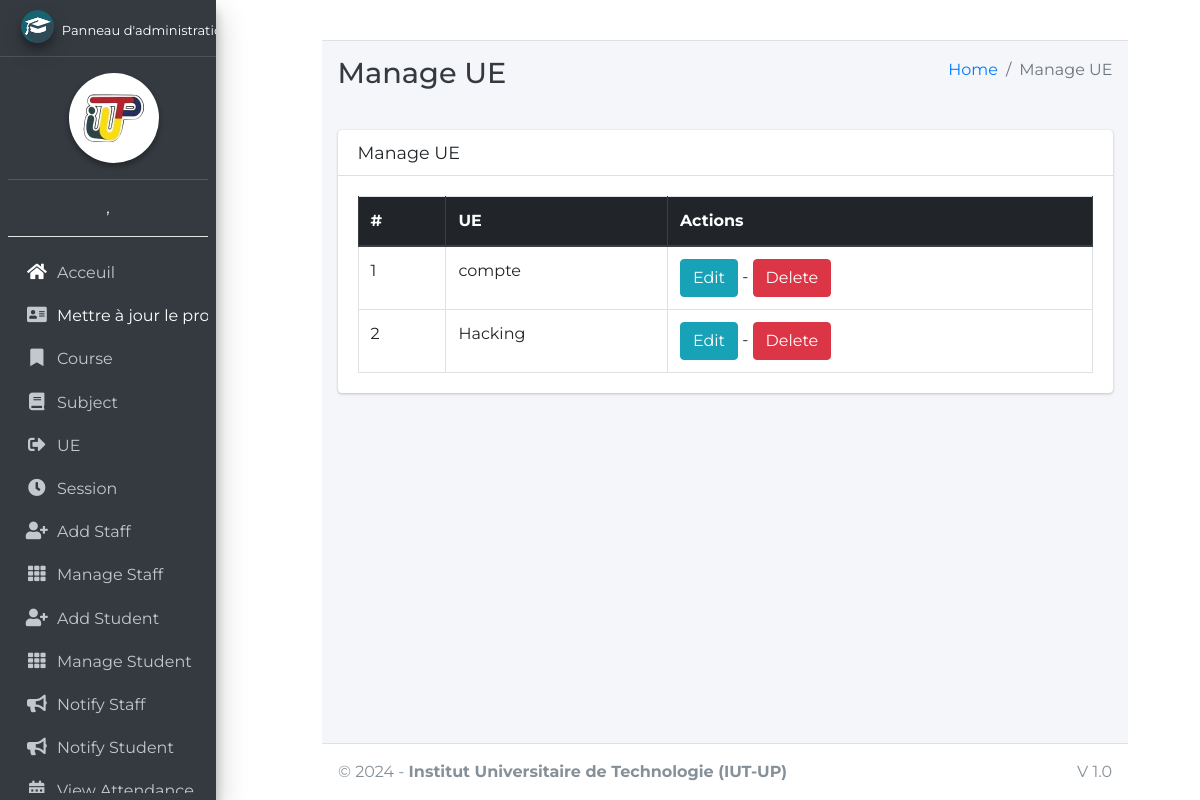
The app's page /ue/manage/ (signed in), older data.
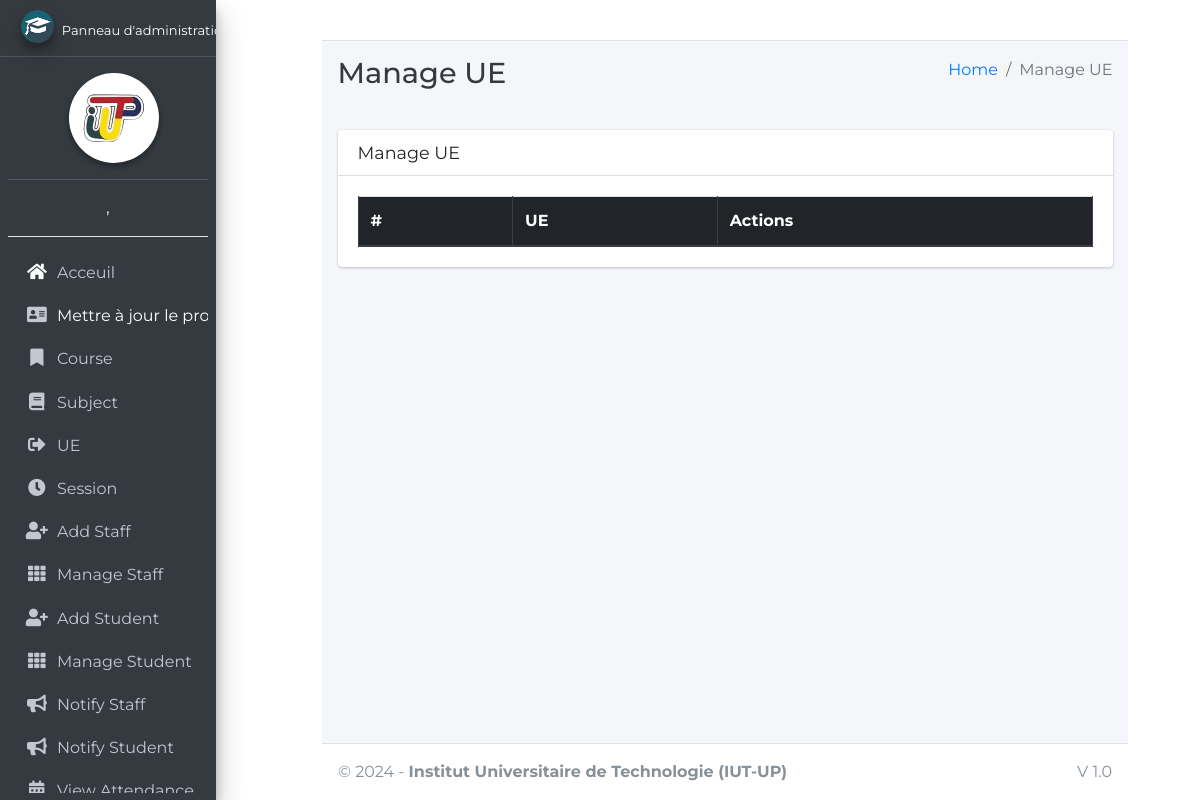
The same page, newer data.
### main_app/models.py (models this page shows, shortened)
class UniteEnseignement(models.Model):
    name = models.CharField(max_length=255)
    coefficient = models.IntegerField()
    matieres = models.ManyToManyField(Subject, related_name="unite_enseignements")
    course = models.ForeignKey(Course, on_delete=models.CASCADE, null=True)

### main_app/hod_views.py (the view)
# urls.py: path("ue/manage/", hod_views.manage_ue, name='manage_ue'),
def manage_ue(request):
    ue = UniteEnseignement.objects.all()
    context = {
        'ue': ue,
        'page_title': 'Manage UE'
    }
    return render(request, "hod_template/manage_ue.html", context)

### main_app/models.py (called while the page is built)
    def __str__(self):
        return self.last_name + ", " + self.first_name

### main_app/templates/hod_template/manage_ue.html
{% extends 'main_app/base.html' %}
{% load static %}
{% block page_title %}{{page_title}}{% endblock page_title %}
{% block content %}
<section class="content">
    <div class="container-fluid">
        <div class="row">
            <div class="col-md-12">
                <div class="card">
                    <div class="card-header">
                        <h3 class="card-title">{{page_title}}</h3>
                    </div>
                    <div class="card-body">
                        <table id="example2" class="table table-bordered table-hover">
                            <thead class="thead-dark">
                                <tr>
                                    <th>#</th>
                                    <th>UE</th>
                                    <th>Actions</th>
                                </tr>
                            </thead>
                            <tbody>
                                {% for el in ue %}
                                <tr>
                                    <td>{{ forloop.counter }}</td>
                                    <td>{{el.name}}</td>
                                    <td>
                                        <a href="{% url 'edit_ue' el.id%}" class="btn btn-info">Edit</a> -
                                        <a href="{% url 'delete_ue' el.id%}" onclick="return confirm('Are you sure you want to delete this UE?')" class="btn btn-danger">Delete</a>
                                    </td>
                                </tr>
                                {% endfor %}
                            </tbody>
                        </table>
                    </div>
                </div>
            </div>
        </div>
    </div>
</section>
{% endblock content %}

Row changes from the older to the newer data that the page shows:
removed UniteEnseignement: name "compte"
removed UniteEnseignement: name "Hacking"
